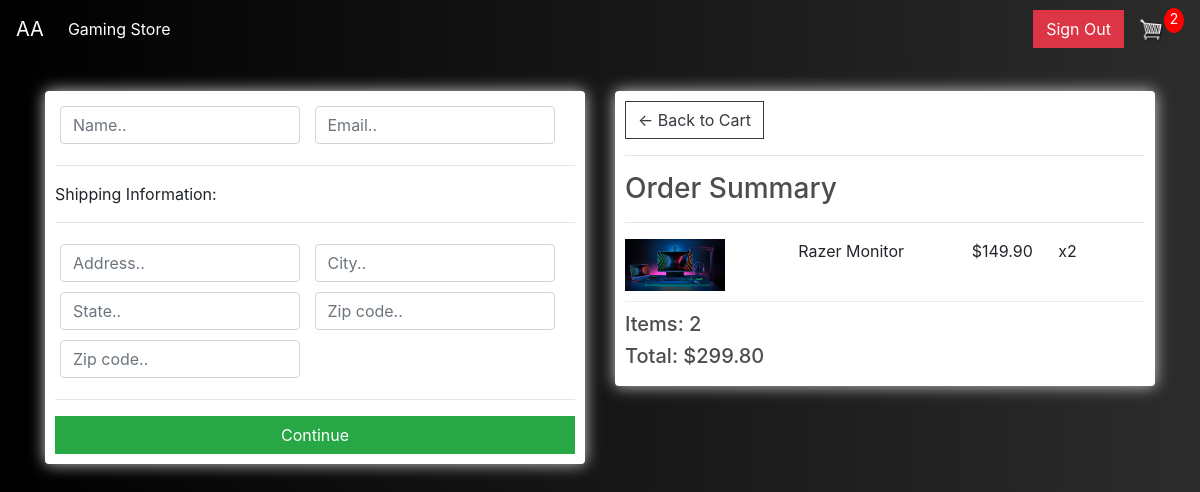
Screenshot of /checkout/ (signed in) with the database file from the repository.
### store/models.py (models this page shows, shortened)
class OrderItem(models.Model):
	product = models.ForeignKey(Product, on_delete=models.SET_NULL, null=True)
	order = models.ForeignKey(Order, on_delete=models.SET_NULL, null=True)
	quantity = models.IntegerField(default=0, null=True, blank=True)
	date_added = models.DateTimeField(auto_now_add=True)
	@property
	def get_total(self):
		total = self.product.price * self.quantity
		return total

class Product(models.Model):
	name = models.CharField(max_length=200)
	price = models.FloatField()
	digital = models.BooleanField(default=False,null=True, blank=True)
	image = models.ImageField(null=True, blank=True)
	@property
	def imageURL(self):
		try:
			url = self.image.url
		except:
			url = ''
		return url

class Order(models.Model):
	customer = models.ForeignKey(Customer, on_delete=models.SET_NULL, null=True, blank=True)
	date_ordered = models.DateTimeField(auto_now_add=True)
	complete = models.BooleanField(default=False)
	transaction_id = models.CharField(max_length=100, null=True)
	@property
	def shipping(self):
		shipping = False
		orderitems = self.orderitem_set.all()
		for i in orderitems:
			if i.product.digital == False:
				shipping = True
		return shipping
	@property
	def get_cart_total(self):
		orderitems = self.orderitem_set.all()
		total = sum([item.get_total for item in orderitems])
		return total
	@property
	def get_cart_items(self):
		orderitems = self.orderitem_set.all()
		total = sum([item.quantity for item in orderitems])
		return total

### store/views.py (the view)
# urls.py: path('checkout/', views.checkout, name="checkout"),
def checkout(request):
	if request.user.is_authenticated:
		customer = request.user.customer
		order, created = Order.objects.get_or_create(customer=customer, complete=False)
		items = order.orderitem_set.all()
		cartItems = order.get_cart_items
	else:
		items = []
		order = {'get_cart_total':0, 'get_cart_items':0, 'shipping':False}
		cartItems = order['get_cart_items']
	context = {'items':items, 'order':order, 'cartItems':cartItems}
	return render(request, 'store/checkout.html', context)

### store/templates/store/checkout.html (shortened to what this page needs)
{% extends 'store/main.html' %}
{% load static %}
{% block content %}
<div class="row">
    <div class="col-lg-6">
        <div class="box-element" id="form-wrapper">
            <form id="form">
                <div id="user-info">
                    <div class="form-field">
                        <input required class="form-control" type="text" name="name" placeholder="Name..">
                    </div>
                    <div class="form-field">
                        <input required class="form-control" type="email" name="email" placeholder="Email..">
                    </div>
                </div>
                <div id="shipping-info">
                    <hr>
                    <p>Shipping Information:</p>
                    <hr>
                    <div class="form-field">
                        <input class="form-control" type="text" name="address" placeholder="Address..">
                    </div>
                    <div class="form-field">
                        <input class="form-control" type="text" name="city" placeholder="City..">
                    </div>
                    <div class="form-field">
                        <input class="form-control" type="text" name="state" placeholder="State..">
                    </div>
                    <div class="form-field">
                        <input class="form-control" type="text" name="zipcode" placeholder="Zip code..">
                    </div>
                    <div class="form-field">
                        <input class="form-control" type="text" name="country" placeholder="Zip code..">
                    </div>
                </div>
                <hr>
                <input id="form-button" class="btn btn-success btn-block" type="submit" value="Continue">
            </form>
        </div>
        <br>
    </div>
    <div class="col-lg-6">
        <div class="box-element">
            <a class="btn btn-outline-dark" href="{% url 'cart' %}">&#x2190; Back to Cart</a>
            <hr>
            <h3>Order Summary</h3>
            <hr>
            {% for item in items %}
            <div class="cart-row">
                <div style="flex:2"><img class="row-image" src="{{item.product.imageURL}}"></div>
                <div style="flex:2">
                    <p>{{item.product.name}}</p>
                </div>
                <div style="flex:1">
                    <p>${{item.product.price|floatformat:2}}</p>
                </div>
                <div style="flex:1">
                    <p>x{{item.quantity}}</p>
                </div>
            </div>
            {% endfor %}
            <h5>Items: {{order.get_cart_items}}</h5>
            <h5>Total: ${{order.get_cart_total|floatformat:2}}</h5>
        </div>
    </div>
</div>
{% endblock content %}

### static/css/main.css (style rules this page uses)
body { background: #000000; background: -webkit-linear-gradient(to left, #2c2c2c, #000000); background: linear-gradient(to left, #2c2c2c, #000000); }
h1, h2, h3, h4, h5, h6 { color: hsl(0, 0%, 30%); }
.box-element { box-shadow: hsl(0, 0%, 80%) 0 0 16px; background-color: #fff; border-radius: 4px; padding: 10px; }
.col-lg-4, .col-lg-6, .col-lg-8, .col-lg-12 { margin-top: 10px; }
.btn { border-radius: 0; }
.row-image { width: 100px; }
.form-field { width: 250px; display: inline-block; padding: 5px; }
.cart-row { display: flex; align-items: flex-stretch; padding-bottom: 10px; margin-bottom: 10px; border-bottom: 1px solid #ececec; }

### rows the page displays
OrderItem: product.imageURL (picture), product.name "Razer Monitor", product.price "149.90", quantity "2"
Order: get_cart_items "2", get_cart_total "299.80"

### other values shown
{{ cartItems }} "2"
